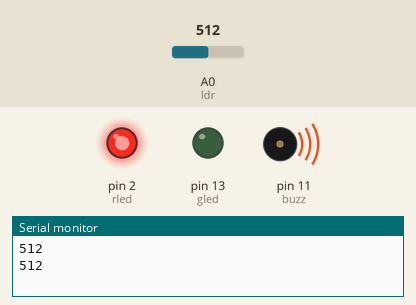
Simulated run of this sketch. Board: Arduino Uno, built with avr-gcc and run on an emulated ATmega328P. Parts: output pins drawn as LEDs (lit = HIGH), buzzer (waves = sounding), the last lines printed to the serial monitor. The inputs (shaded band) are chosen by the test bench; at power-on: A0 (ldr) = 512.

Above: at 2.8 s.
2.9 s: A0 (ldr) set to 308
6.4 s: A0 (ldr) set to 281
At 9.2 s:
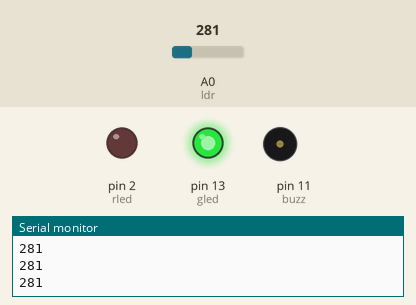
9.5 s: A0 (ldr) set to 306
At 11.3 s:
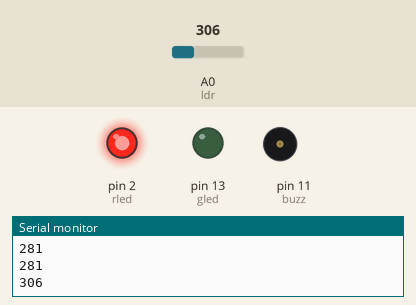
15.5 s: A0 (ldr) set to 290
At 16.6 s:
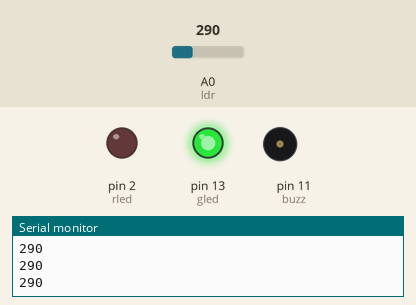
Timing chart, 0 to 18.5 s (numbered marks = the images above; inputs shaded):
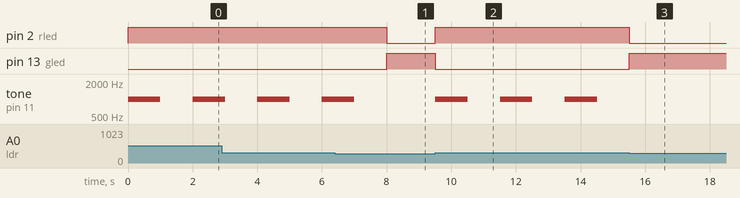

Measured:
- the behaviour switches between 300 and 299 on A0 (ldr) (found by bisection; images 0 and 1)
- after the input at 6.4 s, pin 2 (rled): HIGH → LOW after 1.6 s; pin 13 (gled): LOW → HIGH after 1.6 s; tone on pin 11 (buzz): goes on until 7.0 s, then stays silent
- after the input at 9.5 s, pin 2 (rled): LOW → HIGH at once; pin 13 (gled): HIGH → LOW at once; tone on pin 11 (buzz): alternates 1000 Hz for 1.0 s and silent for 1.0 s, starting at once
- after the input at 15.5 s, pin 2 (rled): HIGH → LOW at once; pin 13 (gled): LOW → HIGH at once; tone on pin 11 (buzz): stops changing and stays silent
- by itself, tone on pin 11 (buzz): alternates 1000 Hz for 1.0 s and silent for 1.0 s

The sketch:

LDR-Sensor-with-Buzzer-and-Leds.ino
```cpp
const int gled = 13;
const int rled = 2;
const int buzz = 11;
const int ldr = A0;


void setup() {
  // put your setup code here, to run once:
  pinMode (gled, OUTPUT);
  pinMode (rled, OUTPUT);
  pinMode (buzz, OUTPUT);
  pinMode (ldr, INPUT);
  Serial.begin(9600);
}

void loop() {

  // put your main code here, to run repeatedly:
  int value = analogRead(ldr);
  Serial.println(value);

if (value>=300){

  digitalWrite(gled, LOW);
  digitalWrite(rled, HIGH);
  tone(buzz, 1000);
  delay(1000);
  noTone(buzz);
  delay(1000);

}else{
    digitalWrite(gled, HIGH);
  digitalWrite(rled, LOW);
  noTone(buzz);
}

}
```
